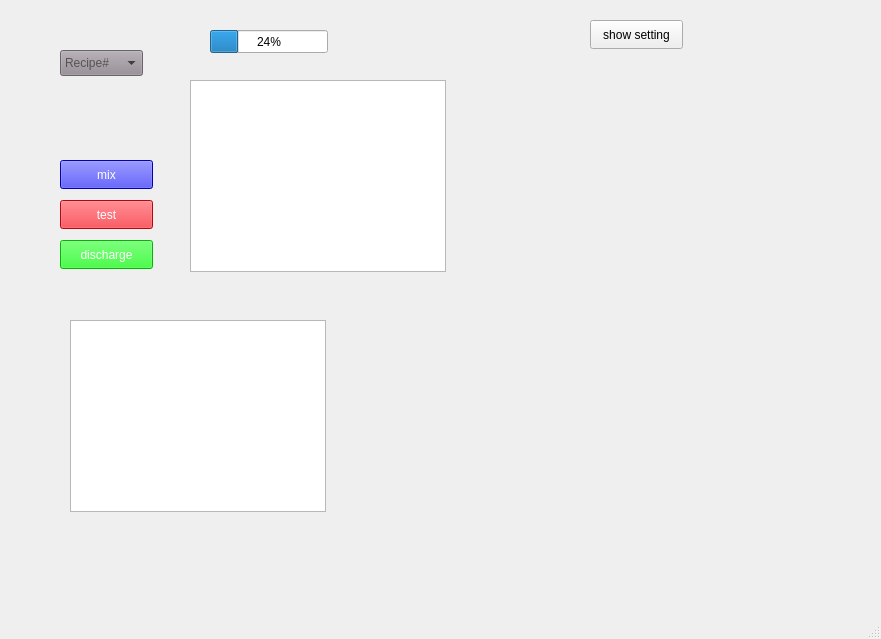
<?xml version="1.0" encoding="UTF-8"?>
<ui version="4.0">
 <class>MainWindow</class>
 <widget class="QMainWindow" name="MainWindow">
  <property name="geometry">
   <rect>
    <x>0</x>
    <y>0</y>
    <width>881</width>
    <height>639</height>
   </rect>
  </property>
  <property name="windowTitle">
   <string>MainWindow</string>
  </property>
  <widget class="QWidget" name="centralwidget">
   <widget class="QComboBox" name="comboBox">
    <property name="geometry">
     <rect>
      <x>60</x>
      <y>50</y>
      <width>83</width>
      <height>26</height>
     </rect>
    </property>
    <property name="styleSheet">
     <string notr="true">background-color: rgb(147, 140, 147);
color: rgb(2, 2, 2);</string>
    </property>
    <property name="placeholderText">
     <string>Recipe#</string>
    </property>
   </widget>
   <widget class="QTextEdit" name="textEdit">
    <property name="geometry">
     <rect>
      <x>190</x>
      <y>80</y>
      <width>256</width>
      <height>192</height>
     </rect>
    </property>
   </widget>
   <widget class="QPushButton" name="pushButton_7">
    <property name="geometry">
     <rect>
      <x>60</x>
      <y>240</y>
      <width>93</width>
      <height>29</height>
     </rect>
    </property>
    <property name="styleSheet">
     <string notr="true">background-color: rgb(0, 255, 0);
color: rgb(255, 255, 255);</string>
    </property>
    <property name="text">
     <string>discharge</string>
    </property>
   </widget>
   <widget class="QPushButton" name="pushButton_6">
    <property name="geometry">
     <rect>
      <x>60</x>
      <y>200</y>
      <width>93</width>
      <height>29</height>
     </rect>
    </property>
    <property name="styleSheet">
     <string notr="true">background-color: rgb(255, 7, 19);
color: rgb(255, 255, 255);</string>
    </property>
    <property name="text">
     <string>test</string>
    </property>
   </widget>
   <widget class="QPushButton" name="pushButton_5">
    <property name="geometry">
     <rect>
      <x>60</x>
      <y>160</y>
      <width>93</width>
      <height>29</height>
     </rect>
    </property>
    <property name="styleSheet">
     <string notr="true">background-color: rgb(0, 0, 255);
color: rgb(255, 255, 255);</string>
    </property>
    <property name="text">
     <string>mix</string>
    </property>
   </widget>
   <widget class="QTableWidget" name="tableWidget">
    <property name="geometry">
     <rect>
      <x>70</x>
      <y>320</y>
      <width>256</width>
      <height>192</height>
     </rect>
    </property>
   </widget>
   <widget class="QChartView" name="phChartView" native="true">
    <property name="geometry">
     <rect>
      <x>530</x>
      <y>90</y>
      <width>221</width>
      <height>141</height>
     </rect>
    </property>
   </widget>
   <widget class="QChartView" name="po4ChartView" native="true">
    <property name="geometry">
     <rect>
      <x>530</x>
      <y>260</y>
      <width>221</width>
      <height>141</height>
     </rect>
    </property>
   </widget>
   <widget class="QChartView" name="clChartView" native="true">
    <property name="geometry">
     <rect>
      <x>530</x>
      <y>440</y>
      <width>201</width>
      <height>111</height>
     </rect>
    </property>
   </widget>
   <widget class="QProgressBar" name="progressBar">
    <property name="geometry">
     <rect>
      <x>210</x>
      <y>30</y>
      <width>118</width>
      <height>23</height>
     </rect>
    </property>
    <property name="value">
     <number>24</number>
    </property>
   </widget>
   <widget class="QPushButton" name="pushButton">
    <property name="geometry">
     <rect>
      <x>590</x>
      <y>20</y>
      <width>93</width>
      <height>29</height>
     </rect>
    </property>
    <property name="text">
     <string>show setting</string>
    </property>
   </widget>
  </widget>
  <widget class="QMenuBar" name="menubar">
   <property name="geometry">
    <rect>
     <x>0</x>
     <y>0</y>
     <width>881</width>
     <height>26</height>
    </rect>
   </property>
  </widget>
  <widget class="QStatusBar" name="statusbar"/>
 </widget>
 <customwidgets>
  <customwidget>
   <class>QChartView</class>
   <extends>QWidget</extends>
   <header location="global">QtCharts/QChartView</header>
   <container>1</container>
  </customwidget>
 </customwidgets>
 <resources/>
 <connections/>
</ui>
